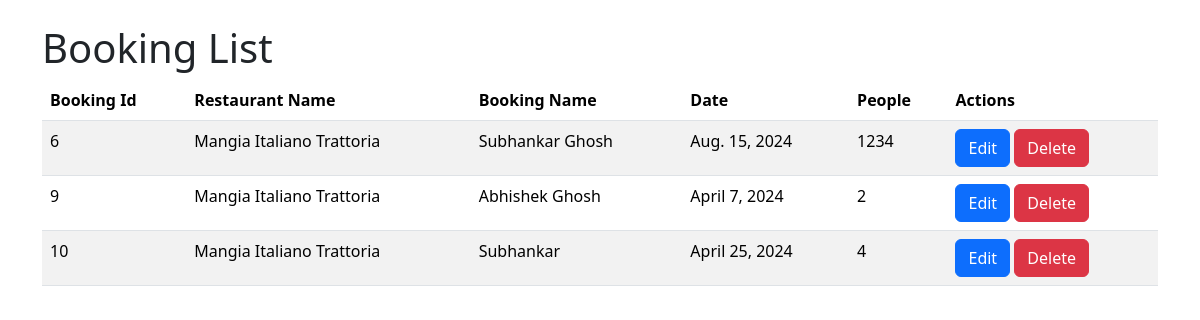
/booking/list/ (signed in), run on the app's committed database.
### booking/models.py (models this page shows, shortened)
class TableBookingModel(models.Model):
    user = models.ForeignKey(User, on_delete=models.CASCADE,blank=False,null=False)
    booking_name = models.CharField(max_length=100,blank=False,null=False,default="")
    restaurant = models.ForeignKey(ResturantModel, on_delete=models.CASCADE,blank=True,null=True)
    date = models.DateField(blank=False,null=False)
    people = models.IntegerField(blank=False,null=False)

### list/models.py (models this page shows, shortened)
class ResturantModel(models.Model):
    class PriceChoices(models.TextChoices):
        DOLLAR_ONE = '$', '1'
        DOLLAR_TWO = '$$', '2'
        DOLLAR_THREE = '$$$', '3'
        DOLLAR_FOUR = '$$$$', '4'
        DOLLAR_FIVE = '$$$$$', '5'
    name = models.CharField(max_length=100, blank=True, null=True)
    location = models.CharField(max_length=264, blank=True, null=True)
    price = models.CharField(max_length=5, choices=PriceChoices.choices, blank=True, null=True)
    description = models.TextField(max_length=264, blank=True, null=True)
    phone_no = models.IntegerField(blank=True, null=True)
    restaurant_photo = models.ImageField(upload_to='restaurant_photo/', blank=True, null=True, default="")
    def __str__(self):
        return self.name

### booking/views.py (the view)
# urls.py: path('list/',DisplayBookingView,name="userlistbook"),
def DisplayBookingView(request):
    if request.user.is_staff:
        bookings = TableBookingModel.objects.all()
    else:
        bookings = TableBookingModel.objects.filter(user=request.user)
    return render(request,"booking/booking_list.html",{"bookings":bookings})

### templates/booking/booking_list.html (shortened to what this page needs)
<!DOCTYPE html>
<html lang="en">
<head>
    <link rel="stylesheet" href="https://cdn.jsdelivr.net/npm/bootstrap@5.3.3/dist/css/bootstrap.min.css">
</head>
<body>
    <div class="container mt-4">
        <h1>Booking List</h1>
        <table class="table table-striped">
            <thead>
                <tr>
                    <th>Booking Id</th>
                    <th>Restaurant Name</th>
                    <th>Booking Name</th>
                    <th>Date</th>
                    <th>People</th>
                    <th>Actions</th>
                </tr>
            </thead>
            <tbody>
                {% for booking in bookings %}
                <tr>
                    <td>{{ booking.id }}</td>
                    <td>{{ booking.restaurant }}</td>
                    <td>{{ booking.booking_name }}</td>
                    <td>{{ booking.date }}</td>
                    <td>{{ booking.people }}</td>
                    <td>
                        <a href="{% url 'usereditbook' booking.id booking.restaurant %}" class="btn btn-primary">Edit</a>
                        <a href="{% url 'userdeletebook' booking.id %}" class="btn btn-danger">Delete</a>
                    </td>
                </tr>
                {% endfor %}
            </tbody>
        </table>
    </div>
</body>
</html>

### data on the page
TableBookingModel: id "6", restaurant "Mangia Italiano Trattoria", booking_name "Subhankar Ghosh", date "Aug. 15, 2024", people "1234"
TableBookingModel: id "9", restaurant "Mangia Italiano Trattoria", booking_name "Abhishek Ghosh", date "April 7, 2024", people "2"
TableBookingModel: id "10", restaurant "Mangia Italiano Trattoria", booking_name "Subhankar", date "April 25, 2024", people "4"
